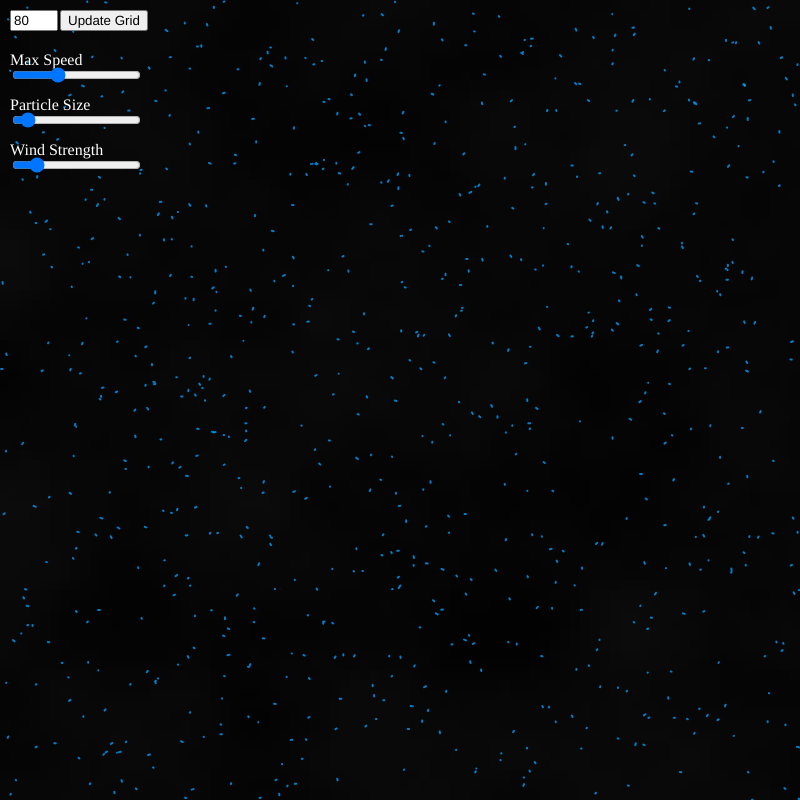
Frame 1 (no input)
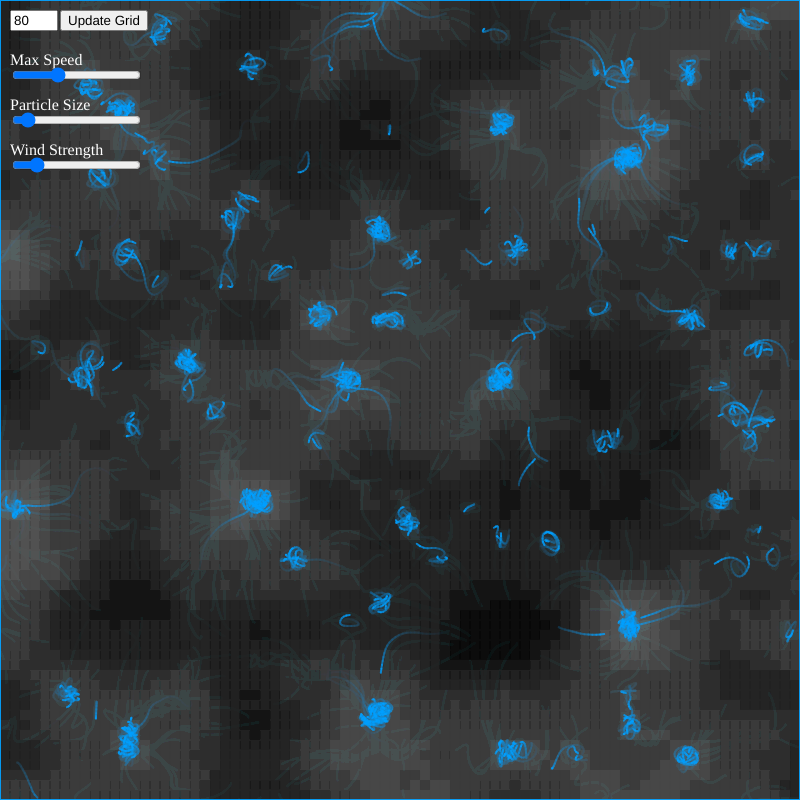
Frame 60 (no input)
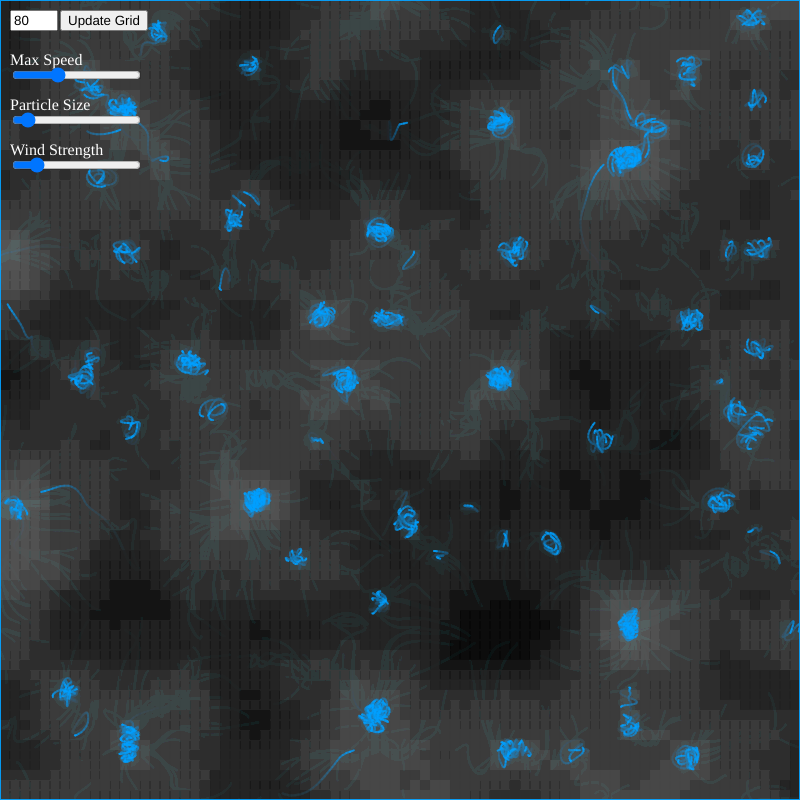
Frame 120 (the mouse pressed at the canvas centre since frame 60)

The p5.js sketch that drew these frames (run headless with seeded random() and noise() and a simulated clock; from frame 60 on, the mouse is pressed at the canvas centre):

// p5.js sketch
// ── sketch.js
let cols = 80, rows = 80;
let gridSize;
let terrain = [], vectors = [], particles = [];
let numParticles = 800;
let noiseScale = 0.08;
let gridInput, speedSlider, sizeSlider, windSlider;

function setup() {
  createCanvas(800, 800);
  gridSize = width / cols;

  gridInput = createInput(cols.toString());
  gridInput.position(10, 10);
  gridInput.size(40);

  let button = createButton("Update Grid");
  button.position(60, 10);
  button.mousePressed(updateGrid);

  createP('Max Speed').position(10, 35).style('color', '#fff');
  speedSlider = createSlider(1, 10, 4, 0.5);
  speedSlider.position(10, 65);

  createP('Particle Size').position(10, 80).style('color', '#fff');
  sizeSlider = createSlider(1, 15, 2, 0.5);
  sizeSlider.position(10, 110);

  createP('Wind Strength').position(10, 125).style('color', '#fff');
  windSlider = createSlider(0, 1, 0.15, 0.01);
  windSlider.position(10, 155);

  generateTerrain();
  generateFlowField();

  for (let i = 0; i < numParticles; i++) {
    particles.push(new Particle());
  }

  background(0);
  document.oncontextmenu = () => false;
}

function generateTerrain() {
  terrain = [];
  for (let x = 0; x < cols; x++) {
    terrain[x] = [];
    for (let y = 0; y < rows; y++) {
      terrain[x][y] = noise(x * noiseScale, y * noiseScale);
    }
  }
}

function generateFlowField() {
  vectors = [];
  for (let x = 0; x < cols; x++) {
    vectors[x] = [];
    for (let y = 0; y < rows; y++) {
      let x1, x2, y1, y2;
      if (x > 0) {
        x1 = terrain[x - 1][y];
      } 
      else {
        x1 = terrain[x][y];
      }

      if (x < cols - 1) {
        x2 = terrain[x + 1][y];
      } 
      else {
        x2 = terrain[x][y];
      }

      if (y > 0) {
        y1 = terrain[x][y - 1];
      } 
      else {
        y1 = terrain[x][y];
      }

      if (y < rows - 1) {
        y2 = terrain[x][y + 1];
      } 
      else {
        y2 = terrain[x][y];
      }

      let v = createVector(x1-x2, y1-y2);
      v.normalize();
      vectors[x][y] = v;
    }
  }
}

function updateGrid() {
  cols = int(gridInput.value());
  rows = cols;
  gridSize = width / cols;
  generateTerrain();
  generateFlowField();
  background(0);
}

function draw() {
  fill(0, 20);
  rect(0, 0, width, height);
  drawGhostGrid();
  for (let p of particles) {
    p.update();
    p.show();
  }
}

function drawGhostGrid() {
  noStroke();
  for (let x = 0; x < cols; x++) {
    for (let y = 0; y < rows; y++) {
      let val = terrain[x][y];
      fill(255 * (1 - val), 12);
      rect(x * gridSize, y * gridSize, gridSize, gridSize);
    }
  }
}

function mouseDragged() {
  let gx = floor(mouseX / gridSize);
  let gy = floor(mouseY / gridSize);
  let radius = 6;
  for (let x = -radius; x <= radius; x++) {
    for (let y = -radius; y <= radius; y++) {
      let nx = gx + x;
      let ny = gy + y;
      if (nx >= 0 && nx < cols && ny >= 0 && ny < rows) {
        let d = dist(0, 0, x, y);
        if (d < radius) {
          let strength = 0.05 * (1 - d / radius);
          if (mouseIsPressed && mouseButton === LEFT) terrain[nx][ny] += strength;
          if (mouseIsPressed && mouseButton === RIGHT) terrain[nx][ny] -= strength;
          terrain[nx][ny] = constrain(terrain[nx][ny], 0, 1);
        }
      }
    }
  }
  generateFlowField();
}

class Particle {
  constructor() {
    this.pos = createVector(random(width), random(height));
    this.prevPos = this.pos.copy();
    this.vel = createVector(random(-1, 1), random(-1, 1));
    this.acc = createVector(0, 0);
  }

  update() {
    let gx = floor(this.pos.x / gridSize);
    let gy = floor(this.pos.y / gridSize);
    if (gx >= 0 && gx < cols && gy >= 0 && gy < rows) {
      let force = vectors[gx][gy].copy();
      let altitude = terrain[gx][gy];

      let wind = createVector(-windSlider.value(), -windSlider.value());
      wind.mult(map(altitude, 0, 1, 1, 0.05));

      this.acc.add(force);
      this.acc.add(wind);
    }
    this.vel.add(this.acc);
    this.vel.limit(speedSlider.value());
    this.pos.add(this.vel);
    this.acc.mult(0);
    if (this.pos.x < 0 || this.pos.x > width || this.pos.y < 0 || this.pos.y > height) {
      this.pos = createVector(random(width), random(height));
      this.prevPos = this.pos.copy();
      this.vel = createVector(random(-1, 1), random(-1, 1));
      this.acc = createVector(0, 0);
    }
  }

  show() {
    stroke(0, 160, 255, 200);
    strokeWeight(sizeSlider.value());
    line(this.pos.x, this.pos.y, this.prevPos.x, this.prevPos.y);
    this.prevPos = this.pos.copy();
  }
}
